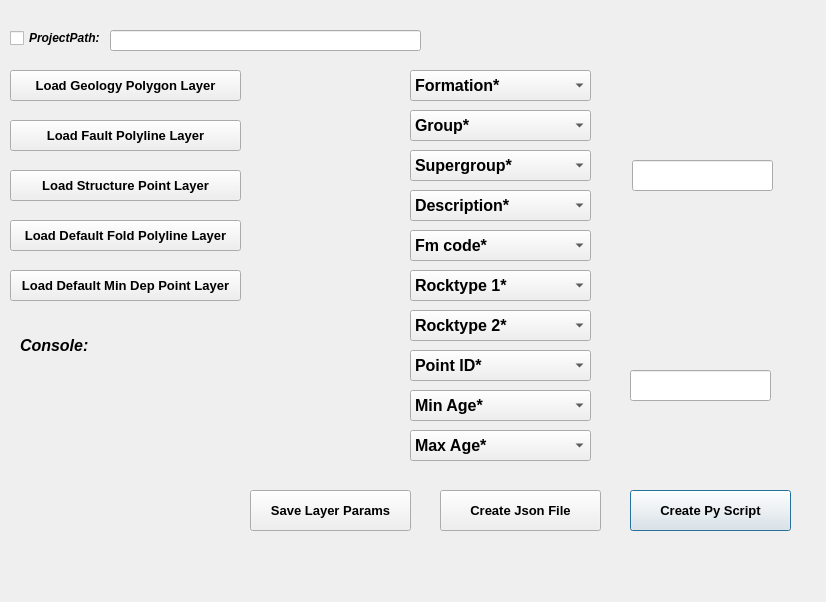
<?xml version="1.0" encoding="UTF-8"?>
<ui version="4.0">
 <class>LayerStandardizationDialogBase</class>
 <widget class="QDialog" name="LayerStandardizationDialogBase">
  <property name="geometry">
   <rect>
    <x>0</x>
    <y>0</y>
    <width>826</width>
    <height>602</height>
   </rect>
  </property>
  <property name="windowTitle">
   <string>Vector/Raster Standardization</string>
  </property>
  <widget class="QLineEdit" name="SearchFolder">
   <property name="geometry">
    <rect>
     <x>110</x>
     <y>30</y>
     <width>311</width>
     <height>21</height>
    </rect>
   </property>
   <property name="frame">
    <bool>true</bool>
   </property>
   <property name="placeholderText">
    <string/>
   </property>
  </widget>
  <widget class="QPushButton" name="CreatePyButton">
   <property name="geometry">
    <rect>
     <x>630</x>
     <y>490</y>
     <width>161</width>
     <height>41</height>
    </rect>
   </property>
   <property name="font">
    <font>
     <pointsize>10</pointsize>
     <weight>75</weight>
     <bold>true</bold>
    </font>
   </property>
   <property name="text">
    <string>Create Py Script</string>
   </property>
  </widget>
  <widget class="QCheckBox" name="Folder_checkBox">
   <property name="geometry">
    <rect>
     <x>10</x>
     <y>30</y>
     <width>111</width>
     <height>16</height>
    </rect>
   </property>
   <property name="font">
    <font>
     <pointsize>9</pointsize>
     <weight>75</weight>
     <italic>true</italic>
     <bold>true</bold>
    </font>
   </property>
   <property name="text">
    <string>ProjectPath:</string>
   </property>
  </widget>
  <widget class="QComboBox" name="cmbFormationLayerIDName">
   <property name="geometry">
    <rect>
     <x>410</x>
     <y>70</y>
     <width>181</width>
     <height>31</height>
    </rect>
   </property>
   <property name="font">
    <font>
     <pointsize>12</pointsize>
     <weight>75</weight>
     <bold>true</bold>
    </font>
   </property>
   <item>
    <property name="text">
     <string>Formation*</string>
    </property>
   </item>
  </widget>
  <widget class="QPushButton" name="GeolButton">
   <property name="geometry">
    <rect>
     <x>10</x>
     <y>70</y>
     <width>231</width>
     <height>31</height>
    </rect>
   </property>
   <property name="font">
    <font>
     <pointsize>10</pointsize>
     <weight>75</weight>
     <bold>true</bold>
    </font>
   </property>
   <property name="text">
    <string>Load Geology Polygon Layer</string>
   </property>
  </widget>
  <widget class="QComboBox" name="cmbGroupLayerIDName">
   <property name="geometry">
    <rect>
     <x>410</x>
     <y>110</y>
     <width>181</width>
     <height>31</height>
    </rect>
   </property>
   <property name="font">
    <font>
     <pointsize>12</pointsize>
     <weight>75</weight>
     <bold>true</bold>
    </font>
   </property>
   <item>
    <property name="text">
     <string>Group*</string>
    </property>
   </item>
  </widget>
  <widget class="QComboBox" name="cmbSupergroupLayerIDName">
   <property name="geometry">
    <rect>
     <x>410</x>
     <y>150</y>
     <width>181</width>
     <height>31</height>
    </rect>
   </property>
   <property name="font">
    <font>
     <pointsize>12</pointsize>
     <weight>75</weight>
     <bold>true</bold>
    </font>
   </property>
   <item>
    <property name="text">
     <string>Supergroup*</string>
    </property>
   </item>
  </widget>
  <widget class="QComboBox" name="cmbDescriptionLayerIDName">
   <property name="geometry">
    <rect>
     <x>410</x>
     <y>190</y>
     <width>181</width>
     <height>31</height>
    </rect>
   </property>
   <property name="font">
    <font>
     <pointsize>12</pointsize>
     <weight>75</weight>
     <bold>true</bold>
    </font>
   </property>
   <item>
    <property name="text">
     <string>Description*</string>
    </property>
   </item>
  </widget>
  <widget class="QComboBox" name="cmbFmLayerIDName">
   <property name="geometry">
    <rect>
     <x>410</x>
     <y>230</y>
     <width>181</width>
     <height>31</height>
    </rect>
   </property>
   <property name="font">
    <font>
     <pointsize>12</pointsize>
     <weight>75</weight>
     <bold>true</bold>
    </font>
   </property>
   <item>
    <property name="text">
     <string>Fm code*</string>
    </property>
   </item>
  </widget>
  <widget class="QComboBox" name="cmbRocktype1LayerIDName">
   <property name="geometry">
    <rect>
     <x>410</x>
     <y>270</y>
     <width>181</width>
     <height>31</height>
    </rect>
   </property>
   <property name="font">
    <font>
     <pointsize>12</pointsize>
     <weight>75</weight>
     <bold>true</bold>
    </font>
   </property>
   <item>
    <property name="text">
     <string>Rocktype 1*</string>
    </property>
   </item>
  </widget>
  <widget class="QComboBox" name="cmbRocktype2LayerIDName">
   <property name="geometry">
    <rect>
     <x>410</x>
     <y>310</y>
     <width>181</width>
     <height>31</height>
    </rect>
   </property>
   <property name="font">
    <font>
     <pointsize>12</pointsize>
     <weight>75</weight>
     <bold>true</bold>
    </font>
   </property>
   <item>
    <property name="text">
     <string>Rocktype 2*</string>
    </property>
   </item>
  </widget>
  <widget class="QComboBox" name="cmbPointIDLayerIDName">
   <property name="geometry">
    <rect>
     <x>410</x>
     <y>350</y>
     <width>181</width>
     <height>31</height>
    </rect>
   </property>
   <property name="font">
    <font>
     <pointsize>12</pointsize>
     <weight>75</weight>
     <bold>true</bold>
    </font>
   </property>
   <item>
    <property name="text">
     <string>Point ID*</string>
    </property>
   </item>
  </widget>
  <widget class="QComboBox" name="cmbMinAgeLayerIDName">
   <property name="geometry">
    <rect>
     <x>410</x>
     <y>390</y>
     <width>181</width>
     <height>31</height>
    </rect>
   </property>
   <property name="font">
    <font>
     <pointsize>12</pointsize>
     <weight>75</weight>
     <bold>true</bold>
    </font>
   </property>
   <item>
    <property name="text">
     <string>Min Age*</string>
    </property>
   </item>
  </widget>
  <widget class="QComboBox" name="cmbMaxAgeLayerIDName">
   <property name="geometry">
    <rect>
     <x>410</x>
     <y>430</y>
     <width>181</width>
     <height>31</height>
    </rect>
   </property>
   <property name="font">
    <font>
     <pointsize>12</pointsize>
     <weight>75</weight>
     <bold>true</bold>
    </font>
   </property>
   <item>
    <property name="text">
     <string>Max Age*</string>
    </property>
   </item>
  </widget>
  <widget class="QPushButton" name="Save_pushButton">
   <property name="geometry">
    <rect>
     <x>250</x>
     <y>490</y>
     <width>161</width>
     <height>41</height>
    </rect>
   </property>
   <property name="font">
    <font>
     <pointsize>10</pointsize>
     <weight>75</weight>
     <bold>true</bold>
    </font>
   </property>
   <property name="text">
    <string>Save Layer Params</string>
   </property>
  </widget>
  <widget class="QPushButton" name="Json_pushButton">
   <property name="geometry">
    <rect>
     <x>440</x>
     <y>490</y>
     <width>161</width>
     <height>41</height>
    </rect>
   </property>
   <property name="font">
    <font>
     <pointsize>10</pointsize>
     <weight>75</weight>
     <bold>true</bold>
    </font>
   </property>
   <property name="text">
    <string>Create Json File</string>
   </property>
  </widget>
  <widget class="QPushButton" name="FaultButton">
   <property name="geometry">
    <rect>
     <x>10</x>
     <y>120</y>
     <width>231</width>
     <height>31</height>
    </rect>
   </property>
   <property name="font">
    <font>
     <pointsize>10</pointsize>
     <weight>75</weight>
     <bold>true</bold>
    </font>
   </property>
   <property name="text">
    <string>Load Fault Polyline Layer</string>
   </property>
  </widget>
  <widget class="QPushButton" name="StructButton">
   <property name="geometry">
    <rect>
     <x>10</x>
     <y>170</y>
     <width>231</width>
     <height>31</height>
    </rect>
   </property>
   <property name="font">
    <font>
     <pointsize>10</pointsize>
     <weight>75</weight>
     <bold>true</bold>
    </font>
   </property>
   <property name="text">
    <string>Load Structure Point Layer</string>
   </property>
  </widget>
  <widget class="QLineEdit" name="Sill_LineEditor">
   <property name="geometry">
    <rect>
     <x>632</x>
     <y>160</y>
     <width>141</width>
     <height>31</height>
    </rect>
   </property>
  </widget>
  <widget class="QLabel" name="Console_Label">
   <property name="geometry">
    <rect>
     <x>20</x>
     <y>330</y>
     <width>351</width>
     <height>31</height>
    </rect>
   </property>
   <property name="text">
    <string>&lt;html&gt;&lt;head/&gt;&lt;body&gt;&lt;p&gt;&lt;span style=&quot; font-size:12pt; font-weight:600; font-style:italic;&quot;&gt;Console:  &lt;/span&gt;&lt;/p&gt;&lt;/body&gt;&lt;/html&gt;</string>
   </property>
  </widget>
  <widget class="QLabel" name="Sill_Label">
   <property name="geometry">
    <rect>
     <x>630</x>
     <y>140</y>
     <width>120</width>
     <height>20</height>
    </rect>
   </property>
   <property name="text">
    <string>&lt;html&gt;&lt;head/&gt;&lt;body&gt;&lt;p&gt;&lt;br/&gt;&lt;/p&gt;&lt;/body&gt;&lt;/html&gt;</string>
   </property>
  </widget>
  <widget class="QLabel" name="Intrusion_Label">
   <property name="geometry">
    <rect>
     <x>630</x>
     <y>350</y>
     <width>171</width>
     <height>20</height>
    </rect>
   </property>
   <property name="text">
    <string>&lt;html&gt;&lt;head/&gt;&lt;body&gt;&lt;p&gt;&lt;br/&gt;&lt;/p&gt;&lt;/body&gt;&lt;/html&gt;</string>
   </property>
  </widget>
  <widget class="QLineEdit" name="Intrusion_LineEditor">
   <property name="geometry">
    <rect>
     <x>630</x>
     <y>370</y>
     <width>141</width>
     <height>31</height>
    </rect>
   </property>
  </widget>
  <widget class="QPushButton" name="MinDepositButton">
   <property name="geometry">
    <rect>
     <x>10</x>
     <y>270</y>
     <width>231</width>
     <height>31</height>
    </rect>
   </property>
   <property name="font">
    <font>
     <pointsize>10</pointsize>
     <weight>75</weight>
     <bold>true</bold>
    </font>
   </property>
   <property name="text">
    <string>Load Default Min Dep Point Layer</string>
   </property>
  </widget>
  <widget class="QPushButton" name="FoldButton">
   <property name="geometry">
    <rect>
     <x>10</x>
     <y>220</y>
     <width>231</width>
     <height>31</height>
    </rect>
   </property>
   <property name="font">
    <font>
     <pointsize>10</pointsize>
     <weight>75</weight>
     <bold>true</bold>
    </font>
   </property>
   <property name="text">
    <string>Load Default Fold Polyline Layer</string>
   </property>
  </widget>
 </widget>
 <resources/>
 <connections/>
</ui>
